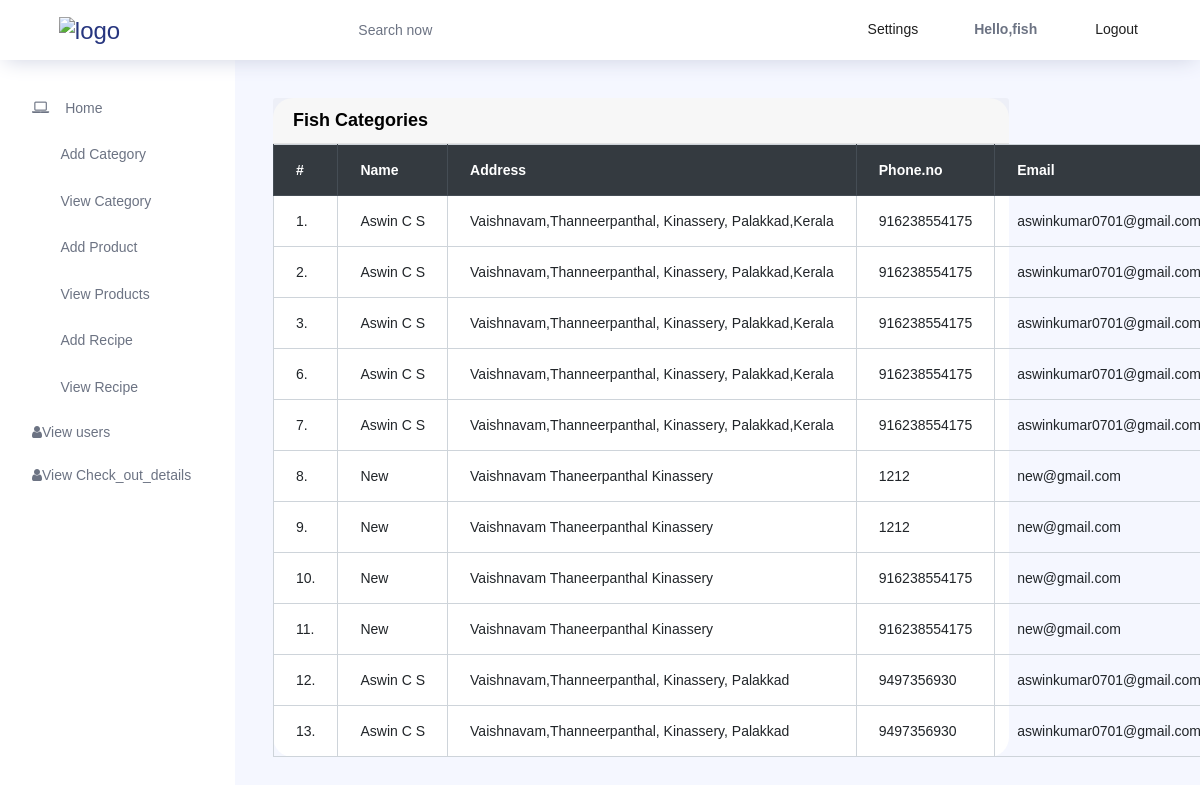
The app's page /check_out_table (signed in) with its own data.
### User_app/models.py (models this page shows, shortened)
class checkout_data(models.Model):
    cart_id = models.ForeignKey(Cart,null=True,blank=True,default=None,on_delete=models.CASCADE)
    name= models.CharField(max_length=20)
    address = models.CharField(max_length=10)
    phone_no = models.IntegerField()
    email = models.EmailField()

### Admin_app/views.py (the view)
# urls.py: path('check_out_table',views.check_out_table,name='check_out_table')
def check_out_table(request):
    data = checkout_data.objects.all()
    return render(request,'check_out_table.html',{'data':data})

### Admin_app/templates/check_out_table.html (shortened to what this page needs)
{% extends 'admin_index.html' %}
{% block content %}
<div class="row">
    <div class="col-lg-10">
        <div class="card">
            <div class="card-header">
                <strong class="card-title">Fish Categories</strong>
            </div>
            <div class="table-stats order-table ov-h">
                <table class="table table-bordered" id="example" >
                    <thead class="thead-dark">
                        <tr>
                            <th class="serial">#</th>
                            <th>Name</th>
                            <th>Address</th>
                            <th>Phone.no</th>
                            <th>Email</th>
                        </tr>
                    </thead>
                    <tbody>
                        {% for i in data %}
                        <tr >
                            <td class="serial">{{i.id}}.</td>
                            <td>  <span class="name">{{i.name}}</span> </td>
                            <td>  <span class="name">{{i.address}}</span> </td>
                            <td>  <span class="name">{{i.phone_no}}</span> </td>
                            <td>  <span class="name">{{i.email}}</span> </td>
                        </tr>
                        {% endfor %}
                    </tbody>
                </table>
            </div>
        </div>
    </div>
</div>
{% endblock %}

### records on screen
checkout_data: id "1", name "Aswin C S", address "Vaishnavam,Thanneerpanthal, Kinassery, Palakkad,Kerala", phone_no "916238554175", email "aswinkumar0701@gmail.com"
checkout_data: id "2", name "Aswin C S", address "Vaishnavam,Thanneerpanthal, Kinassery, Palakkad,Kerala", phone_no "916238554175", email "aswinkumar0701@gmail.com"
checkout_data: id "3", name "Aswin C S", address "Vaishnavam,Thanneerpanthal, Kinassery, Palakkad,Kerala", phone_no "916238554175", email "aswinkumar0701@gmail.com"
checkout_data: id "6", name "Aswin C S", address "Vaishnavam,Thanneerpanthal, Kinassery, Palakkad,Kerala", phone_no "916238554175", email "aswinkumar0701@gmail.com"
checkout_data: id "7", name "Aswin C S", address "Vaishnavam,Thanneerpanthal, Kinassery, Palakkad,Kerala", phone_no "916238554175", email "aswinkumar0701@gmail.com"
checkout_data: id "8", name "New", address "Vaishnavam Thaneerpanthal Kinassery", phone_no "1212", email "new@gmail.com"
checkout_data: id "9", name "New", address "Vaishnavam Thaneerpanthal Kinassery", phone_no "1212", email "new@gmail.com"
checkout_data: id "10", name "New", address "Vaishnavam Thaneerpanthal Kinassery", phone_no "916238554175", email "new@gmail.com"
checkout_data: id "11", name "New", address "Vaishnavam Thaneerpanthal Kinassery", phone_no "916238554175", email "new@gmail.com"
checkout_data: id "12", name "Aswin C S", address "Vaishnavam,Thanneerpanthal, Kinassery, Palakkad", phone_no "9497356930", email "aswinkumar0701@gmail.com"
checkout_data: id "13", name "Aswin C S", address "Vaishnavam,Thanneerpanthal, Kinassery, Palakkad", phone_no "9497356930", email "aswinkumar0701@gmail.com"

### other values on screen
{{ request.session.username }} "fish"
